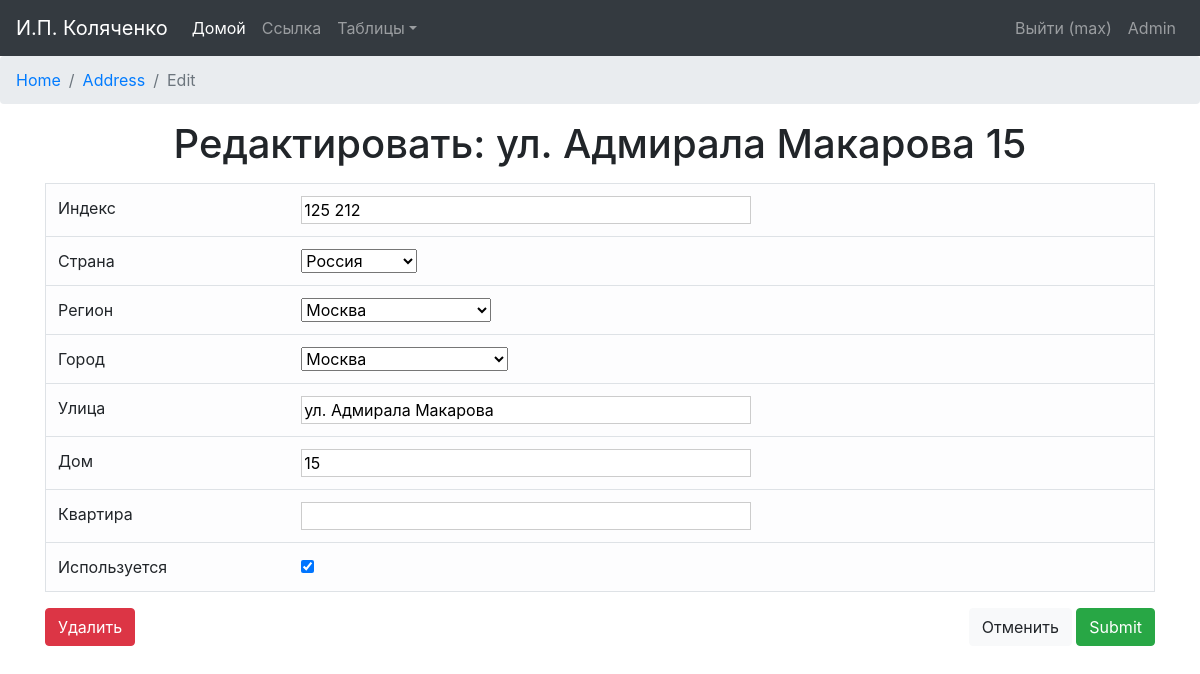
/address/edit/2 (signed in), run on the app's committed database.
### orders/models.py (models this page shows)
class Address(models.Model):
    address_zip = models.CharField('Индекс', max_length=32, blank=True, null=True, default=None)
    address_country = models.ForeignKey(AddressCountry, blank=True, null=True, default=None)
    address_region = models.ForeignKey(AddressRegion, blank=True, null=True, default=None)
    address_city = models.ForeignKey(AddressCity, blank=True, null=True, default=None)
    address_street = models.CharField('Улица', max_length=64)
    address_house = models.CharField('Дом', max_length=32)
    address_flat = models.CharField('Квартира', max_length=16, blank=True, null=True, default=None)
    used = models.BooleanField('Используется', default=False)
    is_active = models.BooleanField('Активен', default=True)
    created = models.DateTimeField('Создан', auto_now_add=True, auto_now=False)
    updated = models.DateTimeField('Последнее обновление', auto_now_add=False, auto_now=True)
    def __str__(self):
        return "%s %s" % (self.address_street, self.address_house)
    class Meta:
        verbose_name = 'Адрес'
        verbose_name_plural = 'Адреса'

### orders/views.py (the view, shortened to what this page needs)
# urls.py: url(r'^address/edit/(?P<address_id>[\w-]+)$', views.address_edit, name='address_edit'),
@login_required
def address_edit(request, address_id):
    address = Address.objects.get(id=address_id)
    form = AddressForm(instance=address)
    return render(request, "Address/address_edit.html", locals())

### orders/forms.py
class AddressForm(ModelForm):
    address_country = forms.ModelChoiceField(queryset=AddressCountry.objects.filter(is_active=True))
    address_region = forms.ModelChoiceField(queryset=AddressRegion.objects.filter(is_active=True))
    address_city = forms.ModelChoiceField(queryset=AddressCity.objects.filter(is_active=True))
    class Meta:
        model = Address
        fields = ["address_zip", "address_country", "address_region", "address_city", "address_street", "address_house",
                  "address_flat", "used"]

### orders/context_processors.py (called while the page is built)
def getting_username(request):
    username = auth.get_user(request).username
    return locals()

### orders/models.py (called while the page is built)
    def __str__(self):
        return "%s" % self.country_name

    def __str__(self):
        return "%s" % self.region_name

    def __str__(self):
        return "%s" % self.city_name

### templates/Address/address_edit.html (shortened to what this page needs)
{% extends "base.html" %}
{% block content %}
    <nav aria-label="breadcrumb">
        <ol class="breadcrumb">
            <li class="breadcrumb-item"><a href="{% url "home_page" %}">Home</a></li>
            <li class="breadcrumb-item"><a href="{% url "address_out" %}">Address</a></li>
            <li class="breadcrumb-item active" aria-current="page">Edit</li>
        </ol>
    </nav>
    <div class="container">
        <h1>Редактировать: {{ address }}</h1>
    </div>
    <div class="container">
        <form action="" method="post">
            <table class="table table-light border" align="center">
                <tr>
                    <td>Индекс</td>
                    <td>{{ form.address_zip }}</td>
                </tr>
                <tr>
                    <td>Страна</td>
                    <td>{{ form.address_country }}</td>
                </tr>
                <tr>
                    <td>Регион</td>
                    <td>{{ form.address_region }}</td>
                </tr>
                <tr>
                    <td>Город</td>
                    <td>{{ form.address_city }}</td>
                </tr>
                <tr>
                    <td>Улица</td>
                    <td>{{ form.address_street }}</td>
                </tr>
                <tr>
                    <td>Дом</td>
                    <td>{{ form.address_house }}</td>
                </tr>
                <tr>
                    <td>Квартира</td>
                    <td>{{ form.address_flat }}</td>
                </tr>
                <tr>
                    <td>Используется</td>
                    <td>{{ form.used }}</td>
                </tr>
            </table>
            <p>
            <div class="row">
                <div class="col"><a href="{% url "address_delete" address.id %}"><input type="button"
                                                                                        class="btn btn-danger"
                                                                                        value="Удалить"></a></div>
                <div class="col" align="right"><a href="../../../address"><input type="button" class="btn btn-light"
                                                                                 value="Отменить"></a>
                    <a href="../../../address"><input type="submit" class="btn btn-success"></a></div>
            </div>
            </p>
        </form>
    </div>
{% endblock content %}

### templates/navbar.html (shortened to what this page needs)
{% load static %}
<nav class="navbar navbar-expand-lg navbar-dark bg-dark">
    <a class="navbar-brand" href="{% url "home_page" %}">И.П. Коляченко</a>
    <div class="collapse navbar-collapse" id="navbarsExample05">
        <ul class="navbar-nav mr-auto">
            <li class="nav-item active">
                <a class="nav-link" href="{% url "home_page" %}">Домой <span class="sr-only">(current)</span></a>
            </li>
            <li class="nav-item">
                <a class="nav-link" href="#">Ссылка</a>
            </li>
            <li class="nav-item dropdown">
                <a class="nav-link dropdown-toggle" href="http://example.com" id="dropdown05" data-toggle="dropdown"
                   aria-haspopup="true" aria-expanded="false">Таблицы</a>
            </li>
        </ul>
        <form class="form-inline my-2 my-md-0">
            <ul class="nav navbar-nav navbar-right">
                {% if username %}
                    <li class="nav-item nav-top-item">
                        <a class="nav-link nav-top-link" href="{% url "logout" %}">
                            Выйти ({{ username }})</a>
                    </li>
                    <li class="nav-item nav-top-item">
                        <a class="nav-link nav-top-link" href="admin/">
                            Admin</a>
                    </li>
                {% else %}
                    <li class="nav-item nav-top-item">
                        <a class="nav-link nav-top-link" href="{% url "login" %}">
                            <i class="fa fa-sign-in" aria-hidden="true"></i> Войти</a>
                    </li>
                {% endif %}
            </ul>
        </form>
    </div>
</nav>

### static/static_dev/css/main.css (style rules this page uses)
input[type="text"] { max-width: 450px; width: 450px; border: 1px solid #cccccc; //цвет рамки border-radius: 3px; //закругление углов (общее) -webkit-border-radius: 3px; //закругление углов (Google Chrome) -moz-border-radius: 3px; //закругление углов (FireFox) -khtml-border-radius: 3px; //закругление углов (Safari) background: #ffffff !important; // желательно прописывать, так как в Chrome при сохранных данных оно может быть желтым outline: none; // удаляет обводку в браузерах хром(желтая) и сафари(синяя) height: 24px; // высота на свое усмотрение min-width: 50px; // ширина на свое усмотрение color: #cccccc; //цвет шрифта в обычном состоянии font-size: 11px; // Размер шрифта font-family: Tahoma; // Стиль шрифта }

### static/static_dev/css/base.css (style rules this page uses)
html, body { height: 100%; max-height: 100%; }
h1 { margin-top: 15px; margin-bottom: 15px; text-align: center; }

### data on the page
Address: address_street+address_house "ул. Адмирала Макарова 15", address_zip "125 212", address_country "Россия", address_region "Москва", address_city "Москва", address_street "ул. Адмирала Макарова", address_house "15", used "☑"

### other printed values
{{ username }} "max"
